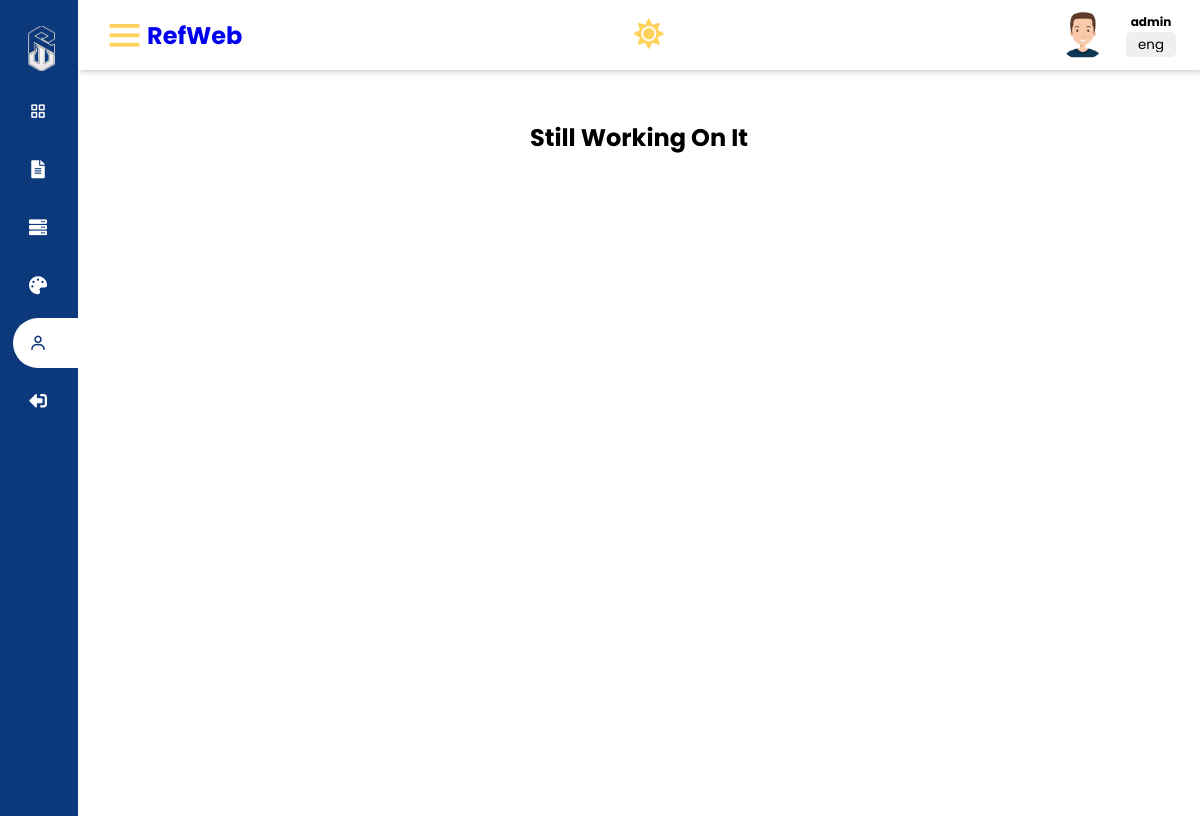
Screenshot of /project/admin/index.php (signed in) with the database file from the repository.
### tables this page shows
CREATE TABLE `users` (
  `id` int(255) NOT NULL,
  `img` text NOT NULL,
  `username` varchar(255) NOT NULL,
  `password` varchar(255) NOT NULL,
  `fullname` varchar(255) NOT NULL,
  `role` varchar(255) NOT NULL
);

### project/db.php (called while the page is built, shortened)
<?php
$siteurl = "http://localhost/project/";
$sitename = "RefWeb";
?>

### project/admin/index.php (the view, shortened to what this page needs)
<?php
$sitepath = $_SERVER["DOCUMENT_ROOT"] . "/project/";
include($sitepath.'/db.php');
if(isset($_SESSION['user'])){
    if($_SESSION['user']->role === "admin"){
        $id = $_SESSION['user']->id ;
        $selectuser = $database->prepare("SELECT * FROM users WHERE id = $id ");
        $selectuser->execute();
        $user = $selectuser->fetchObject();
    }
    else{
        header("location:../account.php" , true);
        die("");
    }
}else{
    header("location:../account.php" , true);
    die("");
}
?>
<!DOCTYPE html>
<html lang="en" dir="ltr">
  <head>
    <link rel="stylesheet" href="https://use.fontawesome.com/releases/v5.13.0/css/all.css">
    <link href='https://unpkg.com/boxicons@2.0.7/css/boxicons.min.css' rel='stylesheet'>
    <link rel="stylesheet" href="<?php echo ''.$siteurl.'css/user-style.css';?>">
   </head>
<body>
  <div class="sidebar">
    <ul class="nav-list">
      <li>
        <center><img src="<?php echo ''.$siteurl.'imgs/lg.png';?>" alt=""></center>
      </li>
      <li>
        <a href="index.php" >
          <i class='bx bx-grid-alt'></i>
        </a>
      </li>
      <li>
        <a href="frontend.php">
        <i class="fas fa-file-alt"></i>
        </a>
      </li>
      <li>
        <a href="backend.php">
          <i class="fas fa-server"></i>
        </a>
      </li>
      <li>
        <a href="design.php">
          <i class="fas fa-palette"></i>
        </a>
      </li>
      <li>
       <a href="user.php" class="active">
         <i class='bx bx-user' ></i>
       </a>
     </li>
     <li>
       <a href="<?php echo ''.$siteurl.'logout.php'; ?>">
         <i class="fas fa-sign-out-alt" style="transform: rotate(180deg);"></i>
       </a>
     </li>
    </ul>
  </div>
  <section class="home-section">
    <header id="header">
      <h2>
        <div class="logo-details">
            <div class="logo_name"><i class='bx bx-menu' id="btn" ></i>
              <?php echo'<a href="'.$siteurl.'">'.$sitename.'</a>' ?>
            </div>
        </div>
      </h2>
      <div><?php
        if($_SESSION['mode'] == "norm"){
          echo '<form method="POST"><button name="dark" id="sun"><i class="fas fa-sun" ></i></button></form>';
        }else {
          echo'<form method="POST"><button name="norm"  id="moon"><i class="fas fa-moon "></i></button></form>';
        }
      ?>
      </div>
      <div class="user-wrapper">
        <img src="<?php echo ''.$siteurl.'/imgs/'.$user->img.'' ?>" width="40px" height="40px" alt="">
        <div id="namelg">
            <h4><?php echo $user->fullname ?></h4>
            <form method="POST" >
              <select name="lang" id="lang" onchange='this.form.submit();'  >
                <?php $langs = array("eng", "ar", "fr");
                  echo'<option value="ar">'.$_SESSION['lang'].'</option>';
                ?>
              </select>
            </form>
        </div>
      </div>
    </header>
  <main style="/*display: flex;margin-top: 80px;align-items: center;*/">
<center><h1>Still Working On It</h1></center>
  </main>
  </section>
</body>
</html>

### project/css/user-style.css (style rules this page uses)
:root { --main-color1: #1f8fc3; --main-color: #0C387C; --sec-color: #FFD25B; --color-dark: #1D2231; --text-grey: #8390A2; }
* { margin: 0; padding: 0; box-sizing: border-box; font-family: "Poppins" , sans-serif; }
body { background: #fff; }
.bx-menu { font-size: 45px; }
.logo_name { display: flex; align-items: center; flex-direction: row; flex-wrap: nowrap; }
.logo_name a { text-decoration: none; }
.sidebar { position: fixed; left: 0; top: 0; height: 100%; width: 78px; background: var(--main-color); padding: 6px 0px 6px 14px; z-index: 99; transition: all 0.5s ease; }
header .logo-details { height: 60px; display: flex; align-items: center; position: relative; color: var(--sec-color); }
.sidebar i { color: #fff; height: 60px; min-width: 50px; font-size: 28px; text-align: center; line-height: 60px; }
.sidebar .nav-list { margin-top: 20px; height: 100%; }
.sidebar li { position: relative; margin: 8px -1px; list-style: none; }
.sidebar li a { display: flex; height: 100%; width: 100%; border-radius: 50px 0px 0px 50px; align-items: center; text-decoration: none; transition: all 0.4s ease; }
.sidebar li a:hover , .sidebar li a.active { background: #fff; }
.sidebar li a:hover .links_name, .sidebar li a:hover i , .sidebar li a.active .links_name , .sidebar li a.active i { transition: all 0.5s ease; color: var(--main-color); }
.sidebar li i { height: 50px; line-height: 50px; font-size: 18px; border-radius: 12px; }
.sidebar li img { height: 45px; width: 45px; object-fit: cover; border-radius: 6px; margin-right: 10px; }
.home-section { position: relative; min-height: 100vh; top: 0; left: 78px; width: calc(100% - 78px); transition: all 0.5s ease; z-index: 2; overflow-x: hidden; }
header { color: #ffff; display: flex; justify-content: space-between; align-items: center; position: fixed; left: 78px; width: calc(100% - 78px); height: 70px; top: 0; transition: all 0.5s; background: #fff; padding: 10px 1.5rem; box-shadow: 2px 2px 5px rgb(0 0 0 / 20%); z-index: 100; }
header select { border: 1px var(--sec-color) none; border-radius: 5px; width: 50px; text-align: center; height: 25px; cursor: pointer; appearance: none; }
header h2 { color: #fff; }
#sun { color: var(--sec-color); font-size: 30px; background: unset; border: unset; cursor: pointer; margin: 0px 10px; }
.user-wrapper { display: flex; align-items: center; color: black; }
.user-wrapper h4 { font-size: 12px; text-align: center; }
.user-wrapper img { border-radius: 50%; margin-right: 1rem; height: 55px; width: 55px; border: white 3px solid; }
.user-wrapper #namelg { display: flex; flex-direction: column; flex-wrap: nowrap; align-items: center; }
main { margin-top: 120px; padding: 0rem 1.5rem; background: #ffff; min-height: calc(100vh - 120px); margin-bottom: 1rem; }

### rows the page displays
users: img (picture), fullname "admin"

### other values shown
$sitename "RefWeb"
form field lang "eng"
